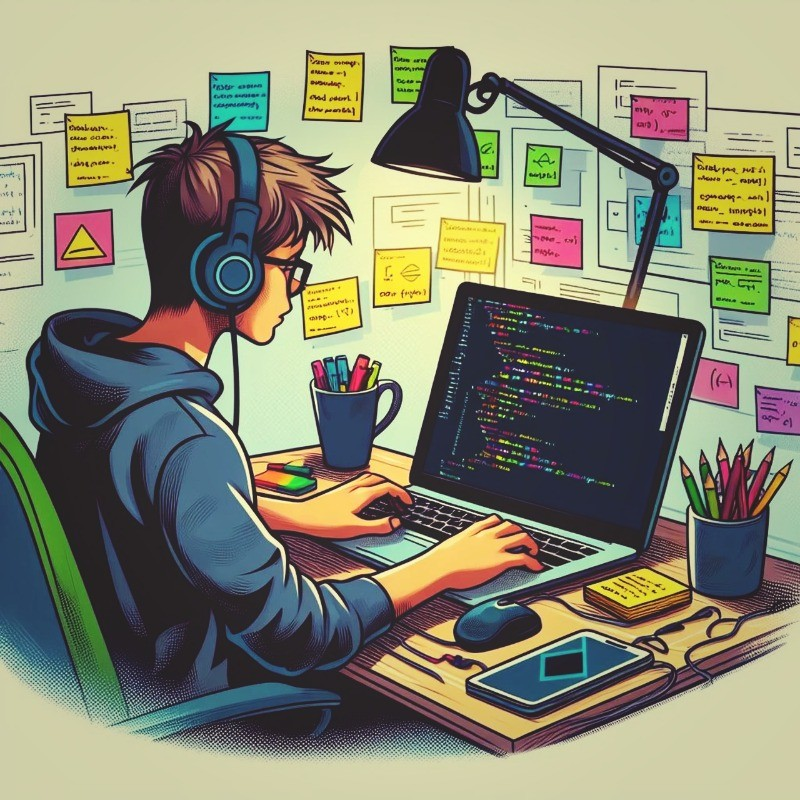
#> input picture 05_Image Filtering & Blurring/baby.jpeg, 800 x 800 px, found by its file name
$ python canny_edge_detection.py
#> lines starting #> are read from the running program, lines starting #| are printed output that depends on the picture; after the words box and inside, x2 and y2 are one past the last pixel; in counts of white or black regions, pixels touching at a corner belong together
import cv2 as cv

image = cv.imread('05_Image Filtering & Blurring/baby.jpeg', cv.IMREAD_GRAYSCALE)
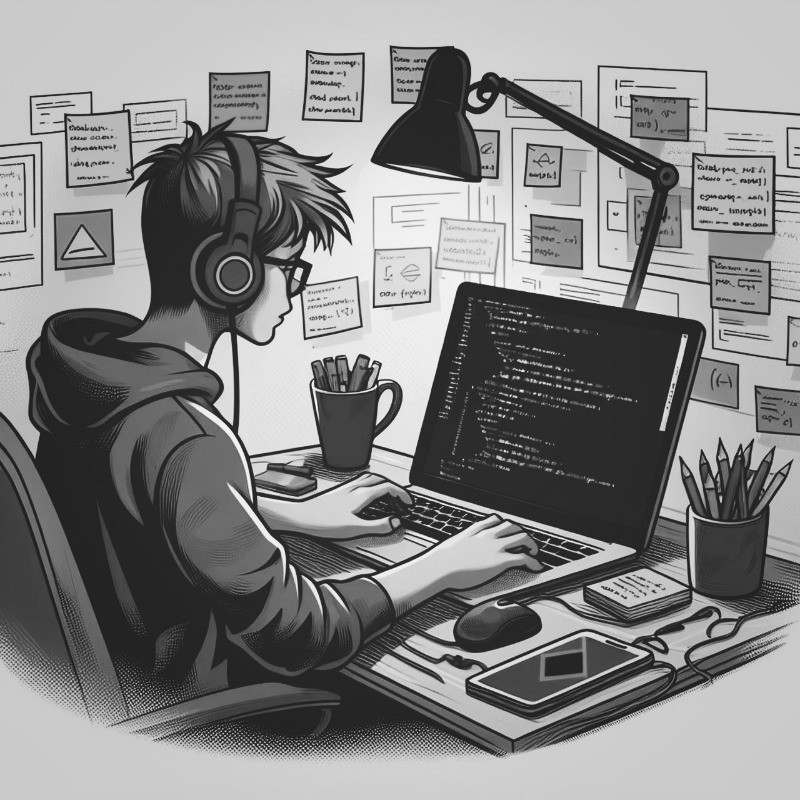
#> image: shape (800, 800); min 18, max 255, mean 133.3

ret, thresh_img = cv.threshold(image, 120,255, cv.THRESH_BINARY)
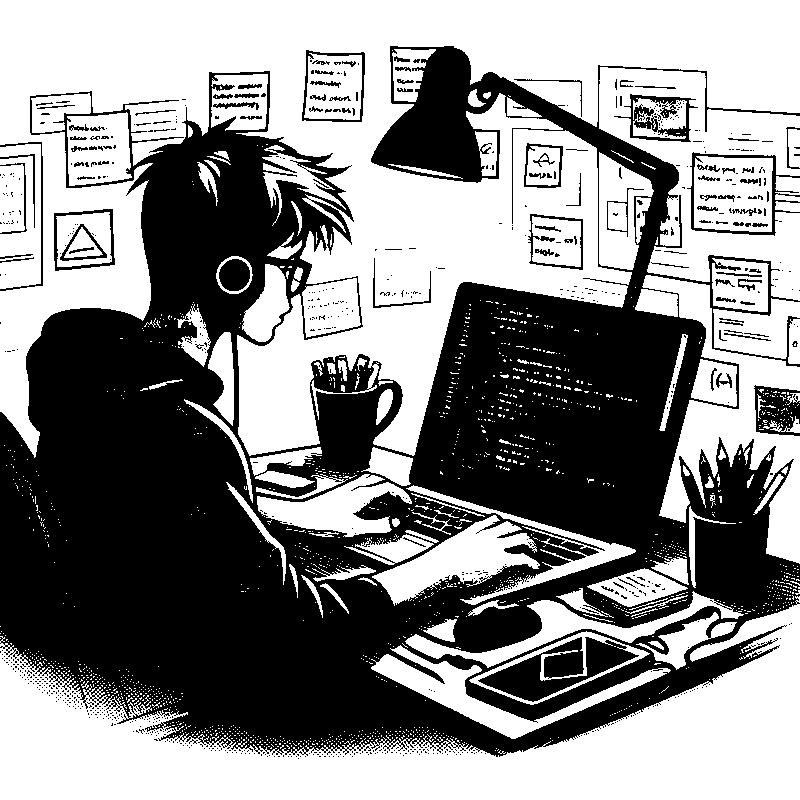
#> thresh_img: shape (800, 800); 53.7% white; 826 black regions (719 under 20 px), largest, box (x1, y1, x2, y2) and area: (0, 46, 800, 757) 276651, (478, 637, 639, 702) 4509, (754, 385, 800, 436) 1547

edges = cv.Canny(image, 100, 200)
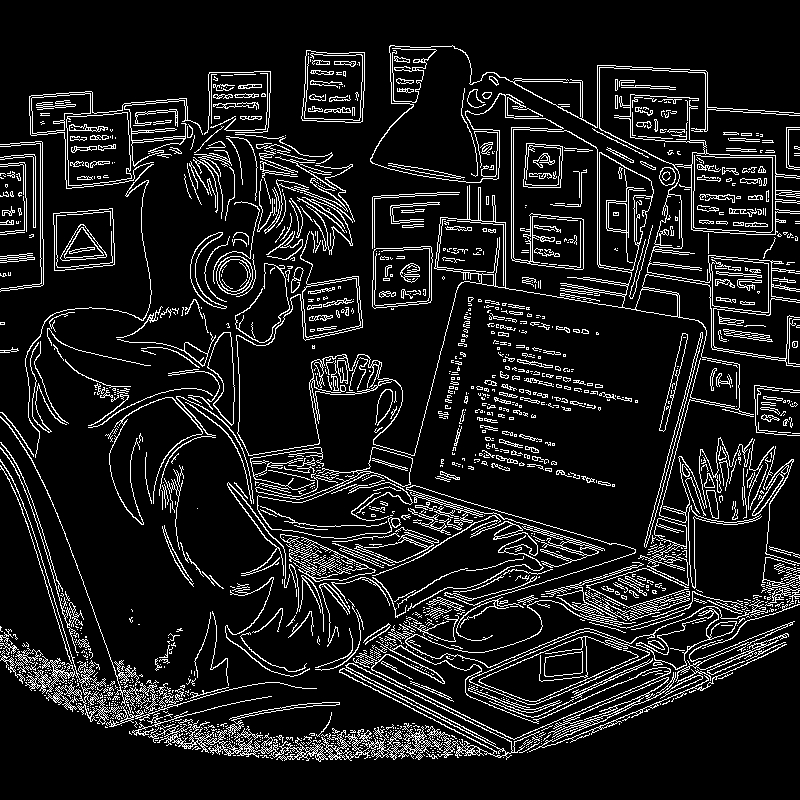
#> edges: shape (800, 800); 10.9% white in thin lines or dots, all inside (x1, y1, x2, y2) = (0, 45, 800, 762)

cv.imshow('Original', image)
cv.imshow('Edges', thresh_img)
cv.waitKey(0)
cv.destroyAllWindows()

"""
90 - 0 Black
130 - 255 white
180 - 255 white
50 - 0 black

100,120,150
best
"""
